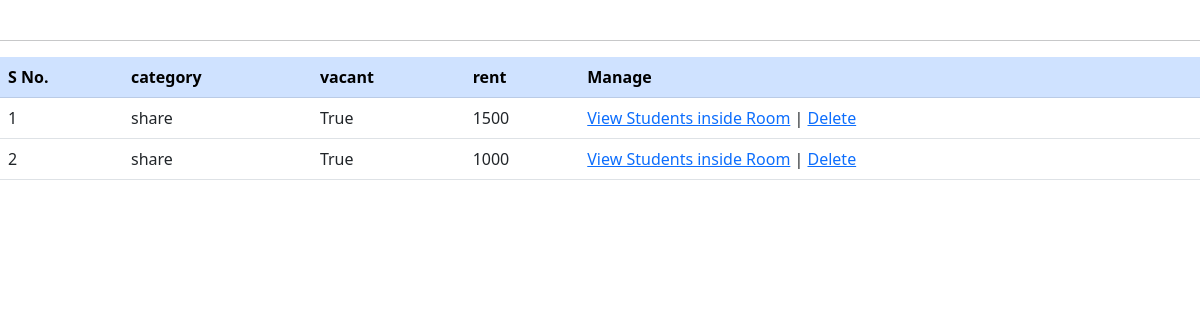
The app's page /DisplayRoom/ with its own data.
### management/models.py (models this page shows, shortened)
class Room(models.Model):
    ROOM_CATEGORY = [('single', "SINGLE OCCUPANCY"),
                     ('share', "DOUBLE OCCUPANCY")]
    category = models.CharField(max_length=50, choices=ROOM_CATEGORY, default="choose")
    vacant = models.BooleanField(default=False)
    rent = models.IntegerField()

### management/views.py (the view)
# urls.py: path('DisplayRoom/', views.DisplayRoom),
def DisplayRoom(request):
    rooms = Room.objects.all()
    details = {'rooms': rooms}
    return render(request, 'management/displayRoom.html', details)

### templates/management/displayRoom.html (shortened to what this page needs)
<!DOCTYPE html>
<html lang="en">
  <head>
    <link
      href="https://cdn.jsdelivr.net/npm/bootstrap@5.1.3/dist/css/bootstrap.min.css"
      rel="stylesheet"
    />
  </head>
  <body>
    <br />
    <hr />
    <table class="table table-hover">
      <tr class="table-primary">
        <th>S No.</th>
        <th>category</th>
        <th>vacant</th>
        <th>rent</th>
        <th>Manage</th>
      </tr>
      {% for room in rooms %}
      <tr>
        <td>{{ forloop.counter }}</td>
        <td>{{ room.category }} {{student.last_name}}</td>
        <td>{{ room.vacant }}</td>
        <td>{{ room.rent }}</td>
        <td>
          <a href="/ViewStudents/{{room.id}}">View Students inside Room</a> |
          <a href="/DeleteStudent/{{student.id}}">Delete</a>
        </td>
      </tr>
      {% endfor %}
    </table>
  </body>
</html>

### records on screen
Room: category "share", vacant "True", rent "1500"
Room: category "share", vacant "True", rent "1000"
